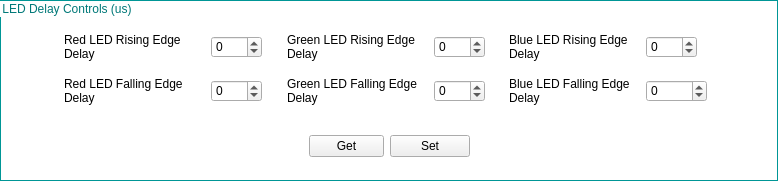
                        <widget class="QGroupBox" name="groupBox_LEDDelayControls">
                         <property name="geometry">
                          <rect>
                           <x>11</x>
                           <y>389</y>
                           <width>778</width>
                           <height>181</height>
                          </rect>
                         </property>
                         <property name="sizePolicy">
                          <sizepolicy hsizetype="Preferred" vsizetype="Fixed">
                           <horstretch>0</horstretch>
                           <verstretch>0</verstretch>
                          </sizepolicy>
                         </property>
                         <property name="minimumSize">
                          <size>
                           <width>0</width>
                           <height>181</height>
                          </size>
                         </property>
                         <property name="maximumSize">
                          <size>
                           <width>16777215</width>
                           <height>181</height>
                          </size>
                         </property>
                         <property name="styleSheet">
                          <string notr="true">QGroupBox{ border: 1px solid ;
background-color: transparent;
border-color: rgb(0,150,150);
color:rgb(0,120,120);
;}</string>
                         </property>
                         <property name="title">
                          <string>LED Delay Controls (us)</string>
                         </property>
                         <layout class="QHBoxLayout" name="horizontalLayout_43">
                          <item>
                           <spacer name="horizontalSpacer_26">
                            <property name="orientation">
                             <enum>Qt::Horizontal</enum>
                            </property>
                            <property name="sizeType">
                             <enum>QSizePolicy::Fixed</enum>
                            </property>
                            <property name="sizeHint" stdset="0">
                             <size>
                              <width>40</width>
                              <height>20</height>
                             </size>
                            </property>
                           </spacer>
                          </item>
                          <item>
                           <layout class="QVBoxLayout" name="verticalLayout_34">
                            <item>
                             <layout class="QGridLayout" name="gridLayout_36">
                              <item row="1" column="6">
                               <spacer name="horizontalSpacer_25">
                                <property name="orientation">
                                 <enum>Qt::Horizontal</enum>
                                </property>
                                <property name="sizeHint" stdset="0">
                                 <size>
                                  <width>40</width>
                                  <height>20</height>
                                 </size>
                                </property>
                               </spacer>
                              </item>
                              <item row="1" column="4">
                               <widget class="QLabel" name="label_GreenRisingEdge">
                                <property name="minimumSize">
                                 <size>
                                  <width>141</width>
                                  <height>0</height>
                                 </size>
                                </property>
                                <property name="autoFillBackground">
                                 <bool>false</bool>
                                </property>
                                <property name="styleSheet">
                                 <string notr="true">QLabel{border:0px solid black}</string>
                                </property>
                                <property name="lineWidth">
                                 <number>0</number>
                                </property>
                                <property name="text">
                                 <string>Green LED Rising Edge Delay</string>
                                </property>
                                <property name="wordWrap">
                                 <bool>true</bool>
                                </property>
                               </widget>
                              </item>
                              <item row="1" column="3">
                               <spacer name="horizontalSpacer_24">
                                <property name="orientation">
                                 <enum>Qt::Horizontal</enum>
                                </property>
                                <property name="sizeHint" stdset="0">
                                 <size>
                                  <width>40</width>
                                  <height>20</height>
                                 </size>
                                </property>
                               </spacer>
                              </item>
                              <item row="1" column="0">
                               <spacer name="horizontalSpacer_28">
                                <property name="orientation">
                                 <enum>Qt::Horizontal</enum>
                                </property>
                                <property name="sizeHint" stdset="0">
                                 <size>
                                  <width>40</width>
                                  <height>20</height>
                                 </size>
                                </property>
                               </spacer>
                              </item>
                              <item row="1" column="9">
                               <spacer name="horizontalSpacer_29">
                                <property name="orientation">
                                 <enum>Qt::Horizontal</enum>
                                </property>
                                <property name="sizeHint" stdset="0">
                                 <size>
                                  <width>40</width>
                                  <height>20</height>
                                 </size>
                                </property>
                               </spacer>
                              </item>
                              <item row="3" column="7">
                               <widget class="QLabel" name="label_BlueFallingEdge">
                                <property name="styleSheet">
                                 <string notr="true">QLabel{border:0px solid black}</string>
                                </property>
                                <property name="text">
                                 <string>Blue LED Falling Edge Delay</string>
                                </property>
                                <property name="wordWrap">
                                 <bool>true</bool>
                                </property>
                               </widget>
                              </item>
                              <item row="3" column="1">
                               <widget class="QLabel" name="label_RedFallingEdge">
                                <property name="styleSheet">
                                 <string notr="true">QLabel{border:0px solid black}</string>
                                </property>
                                <property name="text">
                                 <string>Red LED Falling Edge Delay</string>
                                </property>
                                <property name="wordWrap">
                                 <bool>true</bool>
                                </property>
                               </widget>
                              </item>
                              <item row="1" column="8">
                               <widget class="QSpinBox" name="ledBlueRising_spinBox">
                                <property name="maximumSize">
                                 <size>
                                  <width>51</width>
                                  <height>16777215</height>
                                 </size>
                                </property>
                                <property name="minimum">
                                 <number>-100</number>
                                </property>
                                <property name="maximum">
                                 <number>20000</number>
                                </property>
                               </widget>
                              </item>
                              <item row="1" column="7">
                               <widget class="QLabel" name="label_BlueRisingEdge">
                                <property name="minimumSize">
                                 <size>
                                  <width>131</width>
                                  <height>0</height>
                                 </size>
                                </property>
                                <property name="styleSheet">
                                 <string notr="true">QLabel{border:0px solid black}</string>
                                </property>
                                <property name="text">
                                 <string>Blue LED Rising Edge Delay</string>
                                </property>
                                <property name="wordWrap">
                                 <bool>true</bool>
                                </property>
                               </widget>
                              </item>
                              <item row="1" column="5">
                               <widget class="QSpinBox" name="ledGreenRising_spinBox">
                                <property name="maximumSize">
                                 <size>
                                  <width>51</width>
                                  <height>16777215</height>
                                 </size>
                                </property>
                                <property name="minimum">
                                 <number>-100</number>
                                </property>
                                <property name="maximum">
                                 <number>20000</number>
                                </property>
                               </widget>
                              </item>
                              <item row="1" column="2">
                               <widget class="QSpinBox" name="ledRedRising_spinBox">
                                <property name="maximumSize">
                                 <size>
                                  <width>51</width>
                                  <height>16777215</height>
                                 </size>
                                </property>
                                <property name="minimum">
                                 <number>-100</number>
                                </property>
                                <property name="maximum">
                                 <number>20000</number>
                                </property>
                               </widget>
                              </item>
                              <item row="1" column="1">
                               <widget class="QLabel" name="label_Red_RisingEdge">
                                <property name="minimumSize">
                                 <size>
                                  <width>141</width>
                                  <height>0</height>
                                 </size>
                                </property>
                                <property name="maximumSize">
                                 <size>
                                  <width>900</width>
                                  <height>16777215</height>
                                 </size>
                                </property>
                                <property name="styleSheet">
                                 <string notr="true">QLabel{border:0px solid black}</string>
                                </property>
                                <property name="text">
                                 <string>Red LED Rising Edge Delay</string>
                                </property>
                                <property name="wordWrap">
                                 <bool>true</bool>
                                </property>
                               </widget>
                              </item>
                              <item row="3" column="5">
                               <widget class="QSpinBox" name="ledGreenFalling_spinBox">
                                <property name="maximumSize">
                                 <size>
                                  <width>51</width>
                                  <height>16777215</height>
                                 </size>
                                </property>
                                <property name="minimum">
                                 <number>-100</number>
                                </property>
                                <property name="maximum">
                                 <number>20000</number>
                                </property>
                               </widget>
                              </item>
                              <item row="3" column="4">
                               <widget class="QLabel" name="label_GreenFallingEdge">
                                <property name="minimumSize">
                                 <size>
                                  <width>141</width>
                                  <height>0</height>
                                 </size>
                                </property>
                                <property name="styleSheet">
                                 <string notr="true">QLabel{border:0px solid black}</string>
                                </property>
                                <property name="text">
                                 <string>Green LED Falling Edge Delay</string>
                                </property>
                                <property name="wordWrap">
                                 <bool>true</bool>
                                </property>
                               </widget>
                              </item>
                              <item row="3" column="8">
                               <widget class="QSpinBox" name="ledBlueFalling_spinBox">
                                <property name="minimum">
                                 <number>-100</number>
                                </property>
                                <property name="maximum">
                                 <number>20000</number>
                                </property>
                               </widget>
                              </item>
                              <item row="3" column="2">
                               <widget class="QSpinBox" name="ledRedFalling_spinBox">
                                <property name="maximumSize">
                                 <size>
                                  <width>51</width>
                                  <height>16777215</height>
                                 </size>
                                </property>
                                <property name="minimum">
                                 <number>-100</number>
                                </property>
                                <property name="maximum">
                                 <number>20000</number>
                                </property>
                               </widget>
                              </item>
                              <item row="0" column="4">
                               <spacer name="verticalSpacer_26">
                                <property name="orientation">
                                 <enum>Qt::Vertical</enum>
                                </property>
                                <property name="sizeType">
                                 <enum>QSizePolicy::Fixed</enum>
                                </property>
                                <property name="sizeHint" stdset="0">
                                 <size>
                                  <width>20</width>
                                  <height>10</height>
                                 </size>
                                </property>
                               </spacer>
                              </item>
                              <item row="2" column="1" colspan="9">
                               <spacer name="verticalSpacer_27">
                                <property name="orientation">
                                 <enum>Qt::Vertical</enum>
                                </property>
                                <property name="sizeType">
                                 <enum>QSizePolicy::Fixed</enum>
                                </property>
                                <property name="sizeHint" stdset="0">
                                 <size>
                                  <width>20</width>
                                  <height>10</height>
                                 </size>
                                </property>
                               </spacer>
                              </item>
                             </layout>
                            </item>
                            <item>
                             <spacer name="verticalSpacer_25">
                              <property name="orientation">
                               <enum>Qt::Vertical</enum>
                              </property>
                              <property name="sizeType">
                               <enum>QSizePolicy::Fixed</enum>
                              </property>
                              <property name="sizeHint" stdset="0">
                               <size>
                                <width>20</width>
                                <height>13</height>
                               </size>
                              </property>
                             </spacer>
                            </item>
                            <item>
                             <layout class="QHBoxLayout" name="horizontalLayout_42">
                              <item>
                               <spacer name="horizontalSpacer_22">
                                <property name="orientation">
                                 <enum>Qt::Horizontal</enum>
                                </property>
                                <property name="sizeHint" stdset="0">
                                 <size>
                                  <width>40</width>
                                  <height>20</height>
                                 </size>
                                </property>
                               </spacer>
                              </item>
                              <item>
                               <widget class="QPushButton" name="ledGetDelayButton">
                                <property name="sizePolicy">
                                 <sizepolicy hsizetype="Fixed" vsizetype="Fixed">
                                  <horstretch>0</horstretch>
                                  <verstretch>0</verstretch>
                                 </sizepolicy>
                                </property>
                                <property name="maximumSize">
                                 <size>
                                  <width>75</width>
                                  <height>16777215</height>
                                 </size>
                                </property>
                                <property name="text">
                                 <string>Get</string>
                                </property>
                               </widget>
                              </item>
                              <item>
                               <widget class="QPushButton" name="ledSetDelayButton">
                                <property name="sizePolicy">
                                 <sizepolicy hsizetype="Fixed" vsizetype="Fixed">
                                  <horstretch>0</horstretch>
                                  <verstretch>0</verstretch>
                                 </sizepolicy>
                                </property>
                                <property name="text">
                                 <string>Set</string>
                                </property>
                               </widget>
                              </item>
                              <item>
                               <spacer name="horizontalSpacer_23">
                                <property name="orientation">
                                 <enum>Qt::Horizontal</enum>
                                </property>
                                <property name="sizeHint" stdset="0">
                                 <size>
                                  <width>40</width>
                                  <height>20</height>
                                 </size>
                                </property>
                               </spacer>
                              </item>
                             </layout>
                            </item>
                           </layout>
                          </item>
                          <item>
                           <spacer name="horizontalSpacer_27">
                            <property name="orientation">
                             <enum>Qt::Horizontal</enum>
                            </property>
                            <property name="sizeType">
                             <enum>QSizePolicy::Fixed</enum>
                            </property>
                            <property name="sizeHint" stdset="0">
                             <size>
                              <width>40</width>
                              <height>20</height>
                             </size>
                            </property>
                           </spacer>
                          </item>
                         </layout>
                        </widget>
